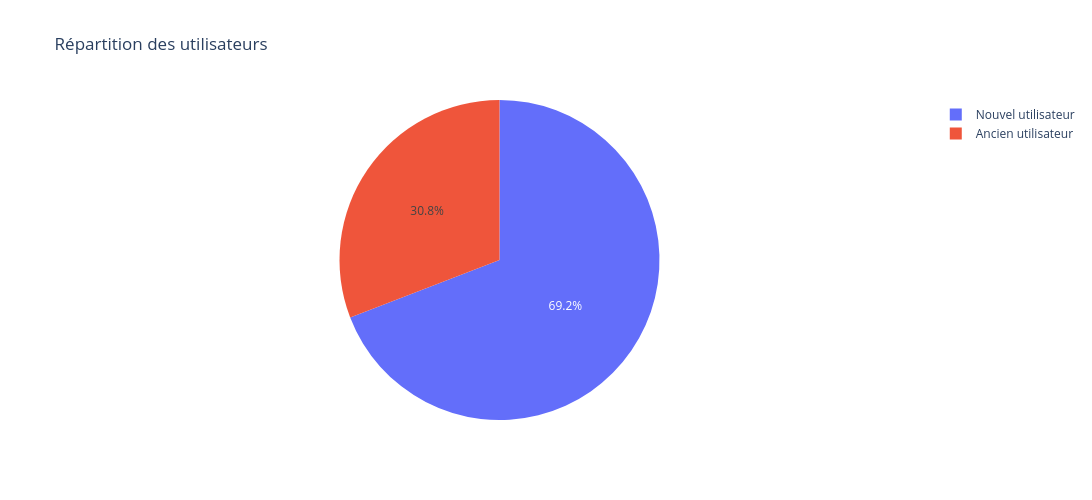

The notebook cell this image was saved under:
### Markdown cell above
Chaque utilisateur consulte en moyenne 4.6 pages.

### Code cell
new_user_data = data["new_user"]
new_user_counts = new_user_data.value_counts()
new_user_counts.rename(index={0: "Ancien utilisateur", 1: "Nouvel utilisateur"}, inplace=True)

new_user_fig = px.pie(
    values=new_user_counts, 
    names=new_user_counts.index,
    title="Répartition des utilisateurs",
    labels={"new_user": "Type de produit"}
)
new_user_fig.update_layout(width=1800, height=500)
new_user_fig.show()

show_images(new_user_fig, "../images/new_user_fig.png")

### Figure 1 — Plotly figure (JSON) as saved in the notebook; plotly's stock layout.template omitted (floating-point values rounded to 4 significant figures)
{"data": [{"domain": {"x": [0, 1], "y": [0, 1]}, "hovertemplate": "label=%{label}<br>value=%{value}<extra></extra>", "labels": ["Nouvel utilisateur", "Ancien utilisateur"], "legendgroup": "", "name": "", "showlegend": true, "type": "pie", "values": [192558, 85891]}], "layout": {"height": 500, "legend": {"tracegroupgap": 0}, "title": {"text": "Répartition des utilisateurs"}, "width": 1800}}
